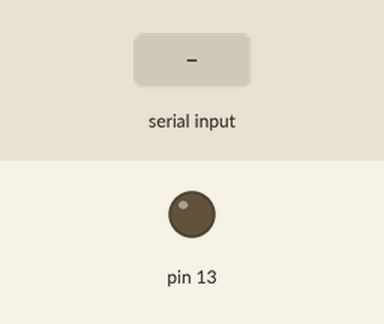
A sketch run on a simulated Arduino Uno, built with avr-gcc and run on an emulated ATmega328P. On the bench: output pins drawn as LEDs (lit = HIGH). The inputs (shaded band) are chosen by the test bench. What the sketch prints to the serial monitor is not drawn.

Above: at 5.2 s.
5.3 s: "1" received over Serial
At 6.5 s:
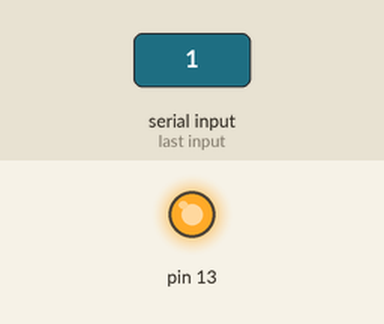
6.8 s: "0" received over Serial
At 7.8 s:
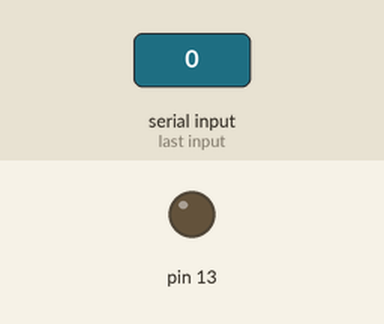
Timing chart, 0 to 9.8 s (numbered marks = the images above; inputs shaded):
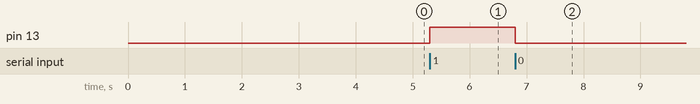

The sketch:

control_fan.ino
```cpp
char command;   //Declare a char variable to hold a command 1 on 0 off
char NOMBRE[10] = "MISTA";
char BPS = '4';
char PASS[10] = "1234";

// the setup function runs once when you press reset or power the board
void setup() {
  // initialize digital pin 13 as an output.
  pinMode(13, OUTPUT);
  Serial.begin(9600);/// set up Serial library at 9600 bps
  Serial.print("AT");
  delay(1000);

  Serial.print("AT+NAME");
  Serial.print(NOMBRE);
  delay(1000);

  Serial.print("AT+BAUD");
  Serial.print(BPS);
  delay(1000);

  Serial.print("AT+PIN");
  Serial.print(PASS);
  delay(1000);
}

void loop() {
    while (!Serial.available());
    command = Serial.read();
    if (command == '1') {
      digitalWrite(13, HIGH);   // turn the FAN on (HIGH is the voltage level)
      //Serial.print("Fan ON success");
     }
    if (command == '0'){
      digitalWrite(13, LOW);    // turn the FAN off by making the voltage LOW
      //Serial.print("Fan OFF success");
    }
}
```

Measured:
- after the input at 5.3 s, pin 13: LOW → HIGH at once
- after the input at 6.8 s, pin 13: HIGH → LOW at once
